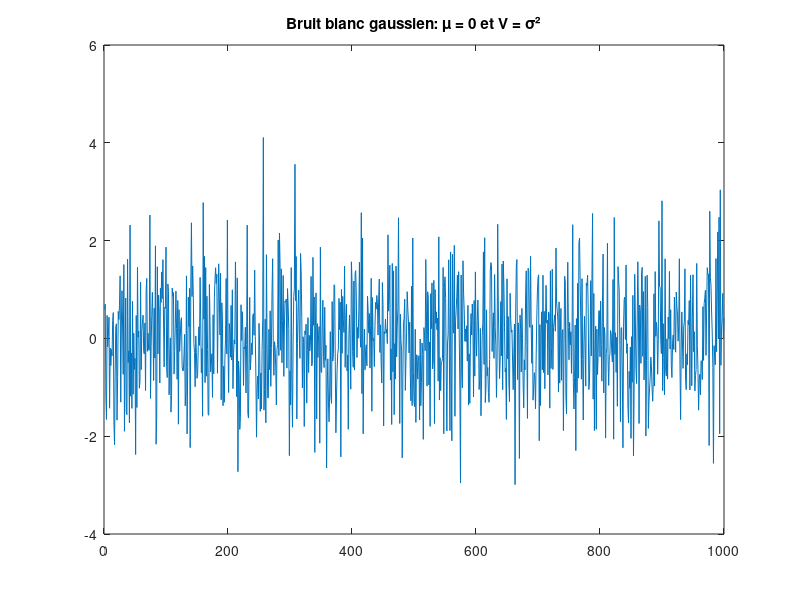
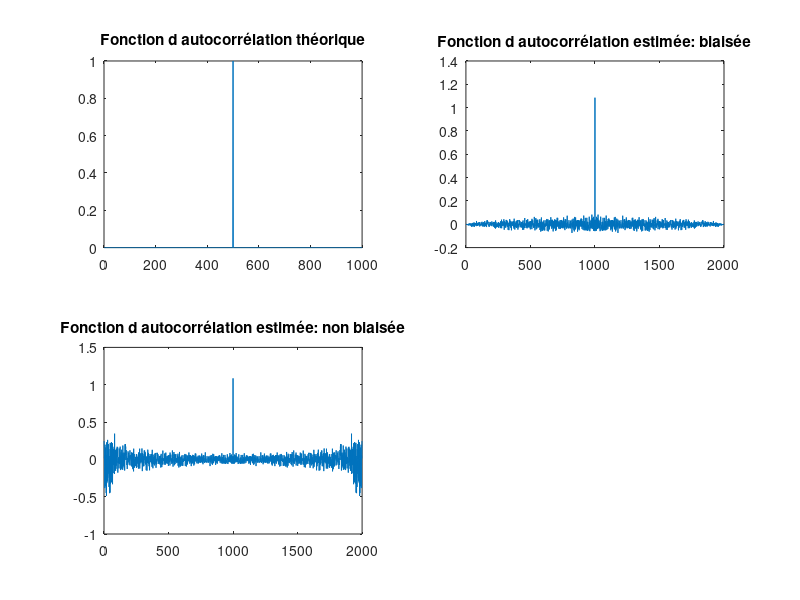
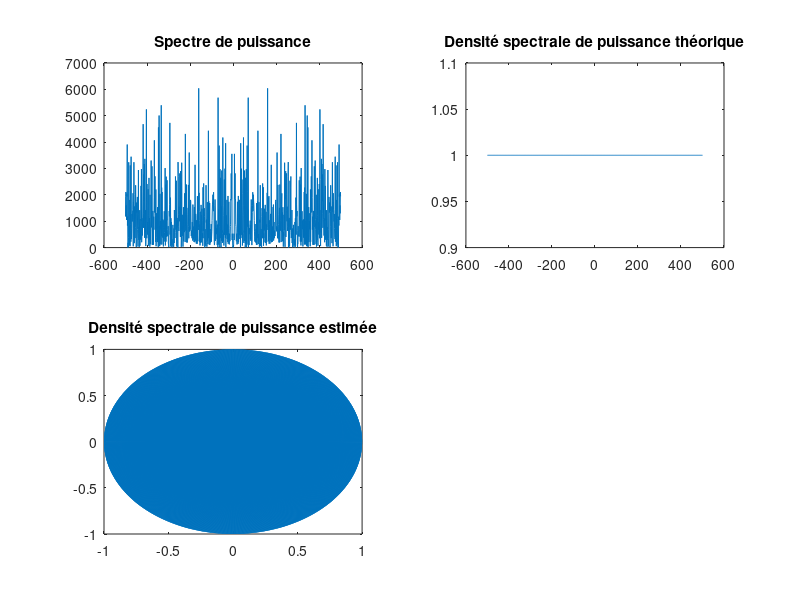

MATLAB code for these plots, in order:
clear; close all; clc;
%% Sallmone Armela && Mony Alexandra | Groupe 5

%% Préliminaire 1: bruiter un signal de parole selon un rapport SNR donné

N = 1000; % nombre d'échantiollons 
average = 0;
sigma_squared = 1;
variance = sigma_squared;
Fs = 1000;
f = linspace(-Fs/2, Fs/2, N);


% Génération du bruit blanc 
white_noise = sqrt(sigma_squared) * randn(N,1);

% Fonction d'autocorrélation théorique d'un bbg
autocorrelation_theorique = zeros(1,N);
center = ceil(N/2);
autocorrelation_theorique(center) = 1;

% Fonction d'autocorrélation estimée
autocorrelation_biaise = xcorr(white_noise, 'biased');
autocorrelation_nonBiaise = xcorr(white_noise, 'unbiased');


% Spectre de puissance d'une réalisation : carcatèrise le processus en moyenne

    %Calcul du spectre en fréquence X(f)
    tf_white_noise = fftshift(fft(white_noise));

    % Spectre de puissance |X(f)|^2
    spectre_puissance = abs(tf_white_noise).^2;
   

% Densité spectrale de puissance: indépendant de la réalisation
    
    % théorique
    dsp_theorique = sigma_squared * ones(1,N);

    % estimée
    dsp_estime = fftshift(fft(autocorrelation_theorique));


%% Affichage 

figure;
plot(white_noise);
title("Bruit blanc gaussien: μ = 0 et V = σ²");

figure; 
subplot(2,2,1);
plot(autocorrelation_theorique);
title('Fonction d autocorrélation théorique');

subplot(2,2,2);
plot(autocorrelation_biaise);
title('Fonction d autocorrélation estimée: biaisée');


subplot(2,2,3);
plot(autocorrelation_nonBiaise);
title('Fonction d autocorrélation estimée: non biaisée');

figure;
subplot(2,2,1);
plot(f,spectre_puissance);
title('Spectre de puissance');

subplot(2,2,2);
plot(f,dsp_theorique);
title('Densité spectrale de puissance théorique');

subplot(2,2,3);
plot(dsp_estime);
title('Densité spectrale de puissance estimée');

